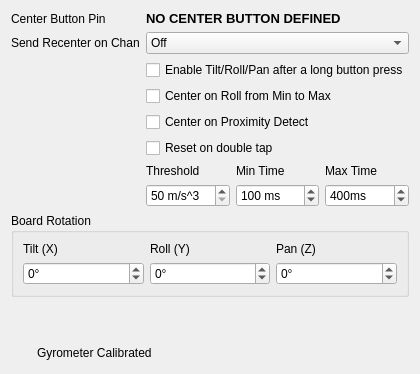
            <widget class="QWidget" name="tabGeneral">
             <attribute name="title">
              <string>General</string>
             </attribute>
             <layout class="QGridLayout" name="gridLayout_11">
              <item row="0" column="0">
               <widget class="QLabel" name="lblButtonPin">
                <property name="sizePolicy">
                 <sizepolicy hsizetype="Maximum" vsizetype="Preferred">
                  <horstretch>0</horstretch>
                  <verstretch>0</verstretch>
                 </sizepolicy>
                </property>
                <property name="text">
                 <string>Center Button Pin</string>
                </property>
               </widget>
              </item>
              <item row="0" column="1" colspan="2">
               <widget class="QLabel" name="lblCenterBtn">
                <property name="font">
                 <font>
                  <pointsize>10</pointsize>
                  <bold>true</bold>
                 </font>
                </property>
                <property name="text">
                 <string>NO CENTER BUTTON DEFINED</string>
                </property>
               </widget>
              </item>
              <item row="1" column="0">
               <widget class="QLabel" name="alertSignal">
                <property name="sizePolicy">
                 <sizepolicy hsizetype="Maximum" vsizetype="Preferred">
                  <horstretch>0</horstretch>
                  <verstretch>0</verstretch>
                 </sizepolicy>
                </property>
                <property name="text">
                 <string>Send Recenter on Chan</string>
                </property>
               </widget>
              </item>
              <item row="1" column="1" colspan="2">
               <widget class="QComboBox" name="cmbalertchn">
                <property name="toolTip">
                 <string>&lt;html&gt;&lt;head/&gt;&lt;body&gt;&lt;p&gt;When center is pressed this will pulse this channel. Used to notify your radio when centered.&lt;/p&gt;&lt;/body&gt;&lt;/html&gt;</string>
                </property>
                <item>
                 <property name="text">
                  <string>Off</string>
                 </property>
                </item>
                <item>
                 <property name="text">
                  <string>1</string>
                 </property>
                </item>
                <item>
                 <property name="text">
                  <string>2</string>
                 </property>
                </item>
                <item>
                 <property name="text">
                  <string>3</string>
                 </property>
                </item>
                <item>
                 <property name="text">
                  <string>4</string>
                 </property>
                </item>
                <item>
                 <property name="text">
                  <string>5</string>
                 </property>
                </item>
                <item>
                 <property name="text">
                  <string>6</string>
                 </property>
                </item>
                <item>
                 <property name="text">
                  <string>7</string>
                 </property>
                </item>
                <item>
                 <property name="text">
                  <string>8</string>
                 </property>
                </item>
                <item>
                 <property name="text">
                  <string>9</string>
                 </property>
                </item>
                <item>
                 <property name="text">
                  <string>10</string>
                 </property>
                </item>
                <item>
                 <property name="text">
                  <string>11</string>
                 </property>
                </item>
                <item>
                 <property name="text">
                  <string>12</string>
                 </property>
                </item>
                <item>
                 <property name="text">
                  <string>13</string>
                 </property>
                </item>
                <item>
                 <property name="text">
                  <string>14</string>
                 </property>
                </item>
                <item>
                 <property name="text">
                  <string>15</string>
                 </property>
                </item>
                <item>
                 <property name="text">
                  <string>16</string>
                 </property>
                </item>
               </widget>
              </item>
              <item row="2" column="1" colspan="2">
               <widget class="QCheckBox" name="chkLngBttnPress">
                <property name="toolTip">
                 <string>&lt;html&gt;&lt;head/&gt;&lt;body&gt;&lt;p&gt;This function allows you to enable the tilt/roll/pan outputs after a long press of the reset button. Another long press will disable the output. &lt;span style=&quot; font-weight:700;&quot;&gt;Note&lt;/span&gt;: Output is disabled on startup with this enabled&lt;/p&gt;&lt;/body&gt;&lt;/html&gt;</string>
                </property>
                <property name="text">
                 <string>Enable Tilt/Roll/Pan after a long button press</string>
                </property>
               </widget>
              </item>
              <item row="3" column="1" colspan="2">
               <widget class="QCheckBox" name="chkRstOnTlt">
                <property name="toolTip">
                 <string>&lt;html&gt;&lt;head/&gt;&lt;body&gt;&lt;p&gt;Allows you to recenter using roll output. Set your gain on roll below so that you can hit the minimum and maximum easily. When you roll back and forth from min to maxium will cause a Reset Center after a delay&lt;/p&gt;&lt;/body&gt;&lt;/html&gt;</string>
                </property>
                <property name="text">
                 <string>Center on Roll from Min to Max</string>
                </property>
               </widget>
              </item>
              <item row="4" column="1" colspan="2">
               <widget class="QCheckBox" name="chkResetCenterWave">
                <property name="toolTip">
                 <string>&lt;html&gt;&lt;head/&gt;&lt;body&gt;&lt;p&gt;Sets the output channel you want tilt on&lt;/p&gt;&lt;/body&gt;&lt;/html&gt;</string>
                </property>
                <property name="text">
                 <string>Center on Proximity Detect</string>
                </property>
               </widget>
              </item>
              <item row="5" column="1" colspan="2">
               <widget class="QCheckBox" name="chkResetDblTap">
                <property name="text">
                 <string>Reset on double tap</string>
                </property>
               </widget>
              </item>
              <item row="7" column="0" colspan="3">
               <widget class="QGroupBox" name="grpBoardRotation">
                <property name="title">
                 <string>Board Rotation</string>
                </property>
                <layout class="QVBoxLayout" name="verticalLayout_8">
                 <item>
                  <layout class="QGridLayout" name="gridLayout_7">
                   <item row="2" column="0">
                    <widget class="QLabel" name="label_45">
                     <property name="toolTip">
                      <string>&lt;html&gt;&lt;head/&gt;&lt;body&gt;&lt;p&gt;Please see the video online &lt;span style=&quot; font-weight:700;&quot;&gt;Help-&amp;gt;Online Help -&amp;gt; GUI Setup -&amp;gt; General&lt;/span&gt; for an explanation&lt;/p&gt;&lt;/body&gt;&lt;/html&gt;</string>
                     </property>
                     <property name="text">
                      <string>Tilt (X)</string>
                     </property>
                    </widget>
                   </item>
                   <item row="3" column="2">
                    <widget class="QSpinBox" name="spnRotZ">
                     <property name="toolTip">
                      <string>&lt;html&gt;&lt;head/&gt;&lt;body&gt;&lt;p&gt;Please see the video online &lt;span style=&quot; font-weight:700;&quot;&gt;Help-&amp;gt;Online Help -&amp;gt; GUI Setup -&amp;gt; General&lt;/span&gt; for an explanation&lt;/p&gt;&lt;/body&gt;&lt;/html&gt;</string>
                     </property>
                     <property name="suffix">
                      <string>°</string>
                     </property>
                     <property name="minimum">
                      <number>-360</number>
                     </property>
                     <property name="maximum">
                      <number>360</number>
                     </property>
                    </widget>
                   </item>
                   <item row="3" column="1">
                    <widget class="QSpinBox" name="spnRotY">
                     <property name="toolTip">
                      <string>&lt;html&gt;&lt;head/&gt;&lt;body&gt;&lt;p&gt;Please see the video online &lt;span style=&quot; font-weight:700;&quot;&gt;Help-&amp;gt;Online Help -&amp;gt; GUI Setup -&amp;gt; General&lt;/span&gt; for an explanation&lt;/p&gt;&lt;/body&gt;&lt;/html&gt;</string>
                     </property>
                     <property name="suffix">
                      <string>°</string>
                     </property>
                     <property name="minimum">
                      <number>-360</number>
                     </property>
                     <property name="maximum">
                      <number>360</number>
                     </property>
                    </widget>
                   </item>
                   <item row="2" column="2">
                    <widget class="QLabel" name="label_47">
                     <property name="toolTip">
                      <string>&lt;html&gt;&lt;head/&gt;&lt;body&gt;&lt;p&gt;Please see the video online &lt;span style=&quot; font-weight:700;&quot;&gt;Help-&amp;gt;Online Help -&amp;gt; GUI Setup -&amp;gt; General&lt;/span&gt; for an explanation&lt;/p&gt;&lt;/body&gt;&lt;/html&gt;</string>
                     </property>
                     <property name="text">
                      <string>Pan (Z)</string>
                     </property>
                    </widget>
                   </item>
                   <item row="3" column="0">
                    <widget class="QSpinBox" name="spnRotX">
                     <property name="toolTip">
                      <string>&lt;html&gt;&lt;head/&gt;&lt;body&gt;&lt;p&gt;Please see the video online &lt;span style=&quot; font-weight:700;&quot;&gt;Help-&amp;gt;Online Help -&amp;gt; GUI Setup -&amp;gt; General&lt;/span&gt; for an explanation&lt;/p&gt;&lt;/body&gt;&lt;/html&gt;</string>
                     </property>
                     <property name="suffix">
                      <string>°</string>
                     </property>
                     <property name="minimum">
                      <number>-360</number>
                     </property>
                     <property name="maximum">
                      <number>360</number>
                     </property>
                    </widget>
                   </item>
                   <item row="2" column="1">
                    <widget class="QLabel" name="label_46">
                     <property name="toolTip">
                      <string>&lt;html&gt;&lt;head/&gt;&lt;body&gt;&lt;p&gt;Please see the video online &lt;span style=&quot; font-weight:700;&quot;&gt;Help-&amp;gt;Online Help -&amp;gt; GUI Setup -&amp;gt; General&lt;/span&gt; for an explanation&lt;/p&gt;&lt;/body&gt;&lt;/html&gt;</string>
                     </property>
                     <property name="text">
                      <string>Roll (Y)</string>
                     </property>
                    </widget>
                   </item>
                  </layout>
                 </item>
                </layout>
               </widget>
              </item>
              <item row="8" column="0">
               <spacer name="verticalSpacer_6">
                <property name="orientation">
                 <enum>Qt::Vertical</enum>
                </property>
                <property name="sizeHint" stdset="0">
                 <size>
                  <width>20</width>
                  <height>40</height>
                 </size>
                </property>
               </spacer>
              </item>
              <item row="9" column="0" colspan="2">
               <layout class="QHBoxLayout" name="horizontalLayout_12">
                <item>
                 <widget class="Led" name="gyroLed" native="true">
                  <property name="sizePolicy">
                   <sizepolicy hsizetype="Fixed" vsizetype="Fixed">
                    <horstretch>0</horstretch>
                    <verstretch>0</verstretch>
                   </sizepolicy>
                  </property>
                  <property name="minimumSize">
                   <size>
                    <width>20</width>
                    <height>20</height>
                   </size>
                  </property>
                  <property name="maximumSize">
                   <size>
                    <width>20</width>
                    <height>20</height>
                   </size>
                  </property>
                  <layout class="QHBoxLayout" name="horizontalLayout_4"/>
                 </widget>
                </item>
                <item>
                 <widget class="QLabel" name="lblGyroCal">
                  <property name="toolTip">
                   <string>&lt;html&gt;&lt;head/&gt;&lt;body&gt;&lt;p&gt;&lt;span style=&quot; font-size:10pt; font-weight:700;&quot;&gt;To Calibrate the Gyro,&lt;/span&gt;&lt;br/&gt;Place the board on a stable surface and do not touch it for 2 seconds. Do this after every power up.&lt;/p&gt;&lt;/body&gt;&lt;/html&gt;</string>
                  </property>
                  <property name="text">
                   <string>Gyrometer Calibrated</string>
                  </property>
                 </widget>
                </item>
               </layout>
              </item>
              <item row="6" column="1" colspan="2">
               <layout class="QGridLayout" name="gridLayout_6">
                <item row="0" column="0">
                 <widget class="QLabel" name="label_4">
                  <property name="text">
                   <string>Threshold</string>
                  </property>
                 </widget>
                </item>
                <item row="0" column="1">
                 <widget class="QLabel" name="label_6">
                  <property name="text">
                   <string>Min Time</string>
                  </property>
                 </widget>
                </item>
                <item row="0" column="2">
                 <widget class="QLabel" name="label_7">
                  <property name="text">
                   <string>Max Time</string>
                  </property>
                 </widget>
                </item>
                <item row="1" column="0">
                 <widget class="QSpinBox" name="spnRstDblTapThres">
                  <property name="suffix">
                   <string> m/s^3</string>
                  </property>
                  <property name="minimum">
                   <number>50</number>
                  </property>
                  <property name="maximum">
                   <number>200</number>
                  </property>
                 </widget>
                </item>
                <item row="1" column="1">
                 <widget class="QSpinBox" name="spnRstDblTapMin">
                  <property name="suffix">
                   <string> ms</string>
                  </property>
                  <property name="minimum">
                   <number>50</number>
                  </property>
                  <property name="maximum">
                   <number>400</number>
                  </property>
                  <property name="value">
                   <number>100</number>
                  </property>
                 </widget>
                </item>
                <item row="1" column="2">
                 <widget class="QSpinBox" name="spnRstDblTapMax">
                  <property name="suffix">
                   <string>ms</string>
                  </property>
                  <property name="minimum">
                   <number>50</number>
                  </property>
                  <property name="maximum">
                   <number>1000</number>
                  </property>
                  <property name="value">
                   <number>400</number>
                  </property>
                 </widget>
                </item>
               </layout>
              </item>
             </layout>
            </widget>
